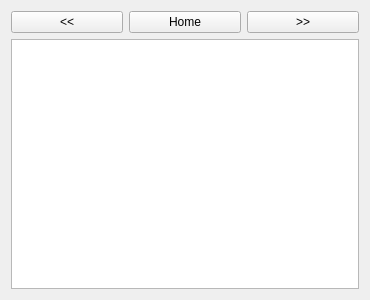
<?xml version="1.0" encoding="UTF-8"?>
<ui version="4.0">
 <class>Helper</class>
 <widget class="QWidget" name="Helper">
  <property name="geometry">
   <rect>
    <x>0</x>
    <y>0</y>
    <width>370</width>
    <height>300</height>
   </rect>
  </property>
  <property name="minimumSize">
   <size>
    <width>300</width>
    <height>300</height>
   </size>
  </property>
  <property name="windowTitle">
   <string>Form</string>
  </property>
  <layout class="QGridLayout" name="gridLayout">
   <item row="0" column="0">
    <layout class="QVBoxLayout" name="verticalLayout">
     <item>
      <layout class="QHBoxLayout" name="horizontalLayout">
       <item>
        <widget class="QPushButton" name="prevButton">
         <property name="text">
          <string>&lt;&lt;</string>
         </property>
        </widget>
       </item>
       <item>
        <widget class="QPushButton" name="homeButton">
         <property name="text">
          <string>Home</string>
         </property>
        </widget>
       </item>
       <item>
        <widget class="QPushButton" name="nextButton">
         <property name="text">
          <string>&gt;&gt;</string>
         </property>
        </widget>
       </item>
      </layout>
     </item>
     <item>
      <widget class="QTextBrowser" name="textBrowser"/>
     </item>
    </layout>
   </item>
  </layout>
 </widget>
 <resources/>
 <connections/>
</ui>
